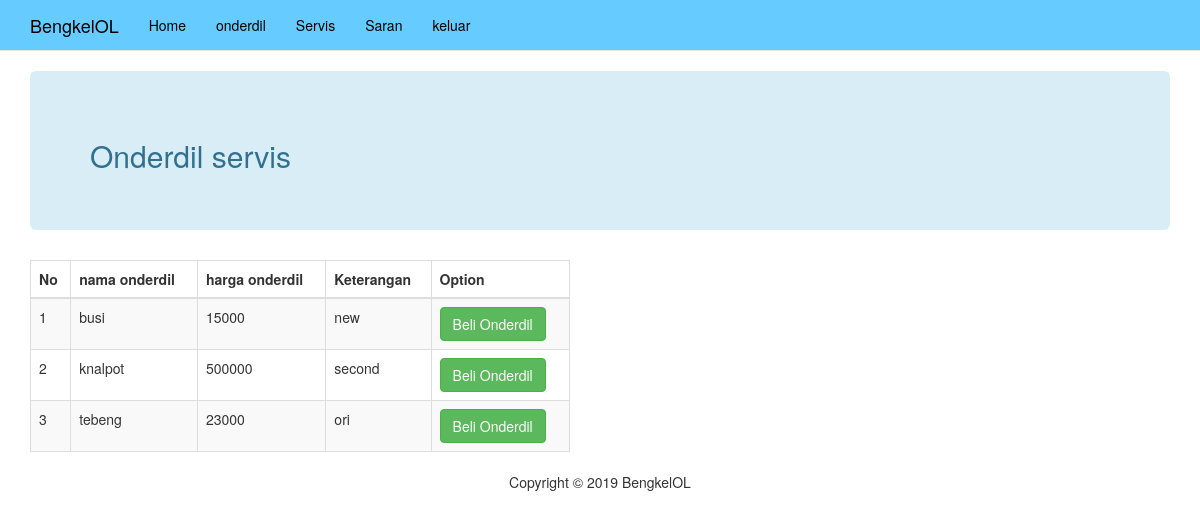
/home/onderdil.php, run on the app's committed database.
### tables this page shows
CREATE TABLE IF NOT EXISTS `onderdil` (
`id_kat` int(20) NOT NULL,
  `nm_kat` varchar(50) NOT NULL,
  `harga` int(20) DEFAULT NULL,
  `keterangan` text NOT NULL
);

### home/onderdil.php (the view, shortened to what this page needs)
<?php
include_once"../admin/config/config.php";
?>
<!DOCTYPE html>
<html>
<head>
	<link rel="stylesheet" type="text/css" href="../assets/css/bootstrap.min.css">
</head>
<body>
	<nav class="navbar navbar-default navbar-static-top">
		<div class="container">
			<div class="navbar-header">
			  <a class="navbar-brand" href="../index.php">BengkelOL</a>
			</div>
			<div class="collapse navbar-collapse" id="bs-example-navbar-collapse-1">
				 <ul class="nav navbar-nav">
					<li><a href="../index.php">Home</a></li>
					<li><a href="onderdil.php">onderdil</a></li>
					<li><a href="servis.php">Servis</a></li>
					<li><a href="../admin/saran/tambah_saran.php">Saran</a></li>
					<li><a href=" ../admin/login/logout.php">keluar</a></li>
				</ul>
			</div>
	 	</div>
	</nav>
	<div class="container">
		<div class="jumbotron alert-info">
			<h2>Onderdil servis</h2>
		</div>
		<div class="row col-sm-12 col-md-6">
			<table class="table table-bordered table-responsive table-striped">
				<thead>
					<tr>
						<th>No</th>
						<th>nama onderdil</th>
						<th>harga onderdil</th>
						<th>Keterangan</th>
						<th>Option</th>
					</tr>
				</thead>
				<tbody>
					<?php
						$query = "SELECT * FROM onderdil ORDER BY nm_kat";
						$exec = mysqli_query($konek,$query);
						$no=1;
						while ($data = mysqli_fetch_array($exec)) {
							?>
							<tr>
								<td><?=$no?></td>
								<td><?=$data['nm_kat']?></td>
								<td><?=$data['harga']?></td>
								<td><?=$data['keterangan']?></td>
								<td>
									<a href="../admin/beli/proses_beli.php?id=<?$data['id_beli']?>" class="btn btn-success">Beli Onderdil</a>
								</td>
							</tr>
							<?php
						$no++;
						}
					?>
				</tbody>
			</table>
		</div>
	</div>
	<footer>
		<p class="text-center">
			Copyright &copy; 2019 BengkelOL
		</p>
	</footer>
</body>
</html>

### data on the page
onderdil: nm_kat "busi", harga "15000", keterangan "new"
onderdil: nm_kat "knalpot", harga "500000", keterangan "second"
onderdil: nm_kat "tebeng", harga "23000", keterangan "ori"
